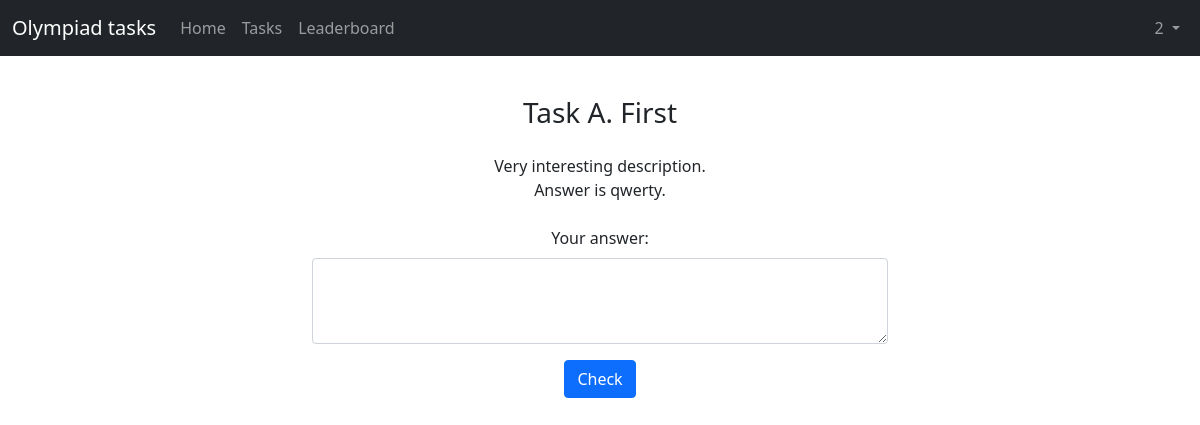
Page /tasks/1 (signed in) on the committed database.
### models.py (models this page shows, shortened)
class Task(db.Model):
    id = db.Column(db.Integer, primary_key=True)
    name = db.Column(db.String(30), nullable=False)
    text = db.Column(db.Text, nullable=False)
    answer = db.Column(db.Text, nullable=False)

### routes.py (the view)
@blueprint.route('/tasks/<task_id>', methods=['GET', 'POST'])
def task(task_id):
    if 'user' not in session:
        return redirect('/login')
    else:
        olymp_task = Task.query.filter(Task.id == task_id).first()
        user = User.query.filter(User.name == session.get('user')).first()
        completed = Completed.query.filter(Completed.task_id == task_id,
                                           Completed.user_id == user.id).first()
        if request.method == 'POST':
            if completed:
                return 'You have already completed this task', 400
            answer = request.form.get('answer').strip()
            if not answer:
                return render_template('task.html', user=user.id, task=olymp_task,
                                       error='Write down your answer!')
            if olymp_task.answer == answer:
                db.session.add(Completed(user_id=user.id, task_id=task_id))
                db.session.commit()
                return redirect(f'/tasks/{task_id}')
            else:
                return render_template('task.html', user=user.id, task=olymp_task, answer=answer,
                                       error='Wrong answer!')
        else:
            return render_template('task.html', time=completed.time if completed else None, user=user.id,
                                   task=olymp_task)

### templates/task.html (shortened to what this page needs)
{% extends 'header.html' %}
{% block content %}
<div class="text-center p-4">
    <h3 class="m-3">{{task.name}}</h3>
    <p class="m-4" style="white-space: pre-line">{{task.text}}</p>
    {% if time is not none %}
    <div class="alert alert-success w-50 m-auto" role="alert">
        <h5>You have already solved this task</h5>
        <p>{{ time }}</p>
    </div>
    {% else %}
    <p class="m-2">Your answer:</p>
    <form method="post">
        <div class="d-flex justify-content-center">
            <textarea class="form-control m-3 w-50 m-auto" placeholder="Type here" required name="answer" rows="3">
                {{ answer }}
            </textarea>
        </div>
        <button class="btn btn-primary" type="submit">Check</button>
    </form>
    {% endif %}
</div>
{% endblock %}

### static/base.css (style rules this page uses)
html { overflow-wrap: break-word; }

### rows in the picture
Task: name "Task A. First", text "Very interesting description. Answer is qwerty."

### other values in the picture
{{ user }} "2"
